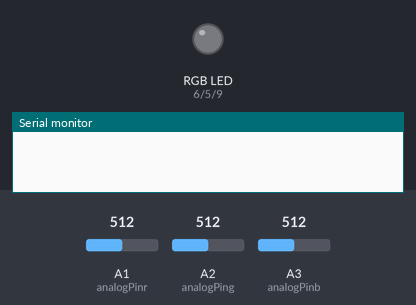
Recording of a sketch running on a simulated Arduino Uno, built with avr-gcc and run on an emulated ATmega328P. Shown: an RGB LED mixed from three pins (HIGH = lit), the last lines printed to the serial monitor. Inputs (shaded band) come from the test bench; at power-on: A1 (analogPinr) = 512, A2 (analogPing) = 512, A3 (analogPinb) = 512.

Above: at 0.05 s.
At 16.7 s:
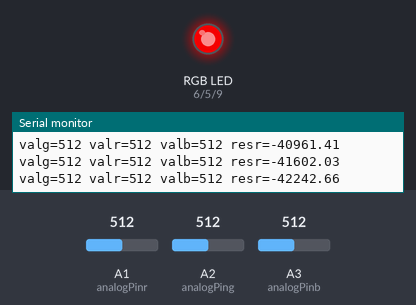
At 24.95 s:
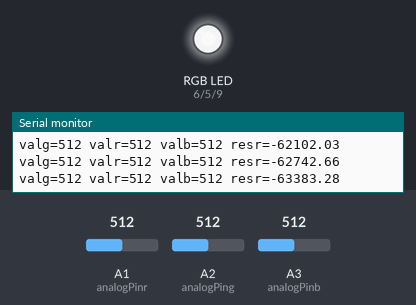
At 33.35 s:
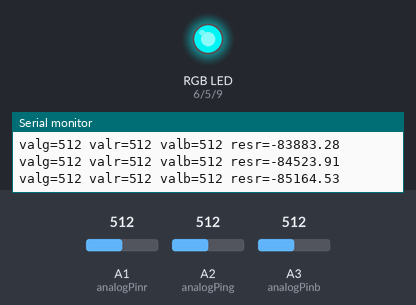
Timing chart, 0 to 43.4 s (numbered marks = the images above):
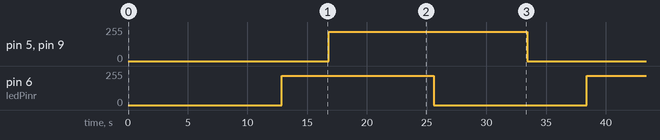

Measured:
- by itself, pin 5 (ledPing), pin 9 (ledPinb): alternates 220/255 for 16.6 s and 0/255 for 16.7 s
- by itself, pin 6 (ledPinr): alternates 220/255 for 12.7 s and 0/255 for 12.8 s

The sketch:

LED_for_EAP3031-I.ino
```cpp
int ledPinr = 6;      // LED connected to digital pin 6
int ledPing = 5;
int ledPinb = 9;

int analogPinr = 1;
int analogPing = 2;
int analogPinb = 3; // potentiometer connected to analog pin 3

int valr = 0;         // variable to store the read valrue
int valg = 0;
int valb = 0;


int thrr = 0;  //% of full
int thrg = 30;
int thrb = 30;

int errr = 0;
int errg = 0;
int errb = 0;

int pwmr = 0;
int pwmg = 0;
int pwmb = 0;


int i = 0; //debug
//int rvalr = 0;

float resr = 0;
float resg = 0;
float resb = 0;

//float der = 0; //derivative cont

float G = 0.1; //0.1
float tau = 0.01; //0.01

//res = res+t*err
//pwm=G*err+res

void setup()

{
  pinMode(ledPinr, OUTPUT);   // sets the pin as output
  pinMode(ledPing, OUTPUT);
  pinMode(ledPinb, OUTPUT);

  pinMode(analogPinr, INPUT);
  pinMode(analogPing, INPUT);
  pinMode(analogPinb, INPUT);

//int thrr = thrr*6;  //6 = 1/100*3.24v * 1023 / 5v
//int thrg = thrg*4;  //4 = 1/100*1.92v * 1023 / 5v
//int thrb = thrb*4;  //4 = 1/100*1.92v * 1023 / 5v

 Serial.begin(115200);      // open the serial port at 9600 bps:
 //thr = thr
}
void loop()
{
//===========RED=============
//PI controller
  valr = analogRead(analogPinr);   // read the input pin
  errr = thrr*6 - valr; //6 = 1/100*3.24v * 1023 / 5v converts % to values
  errr = errr/4;
  resr = resr+tau*errr;
  if (resr>260) resr = 260;
      //der = tau*(errr - errr0); //derivative cont
      //errr0 =  errr; //derivative cont
      // pwm = G*err+res+der; //+derivative cont

 //if (res < -100) res = -100; //?????
 // if (res >350) res = 350; //?????

   pwmr = G*errr+resr; //
// pwm = res; // I cont
  if (pwmr < 0) pwmr = 0;
  if (pwmr >220) pwmr = 220;

//

//===========GREEN=============
//PI controller
  valg = analogRead(analogPing);   // read the input pin
  errg = thrg*4 - valg;    //4 = 1/100*1.92v * 1023 / 5v converts % to values
  errg = errg/4;
  resg = resg+tau*errg;
  if (resg>260) resg = 260;
  pwmg = G*errg+resg;
  if (pwmg < 0) pwmg = 0;
  if (pwmg >220) pwmg = 220;


//===========BLUE=============+
//PI controller
  valb = analogRead(analogPinb);   // read the input pin
  errb = thrb*4 - valb;         //4 = 1/100*1.92v * 1023 / 5v converts % to values
  errb = errb/4;
  resb = resb+tau*errb;
  if (resb>260) resb = 260;
  pwmb = G*errb+resb;
  if (pwmb < 0) pwmb = 0;
  if (pwmb >220) pwmb = 220;

/*debug
pwmr =10;
pwmg =10;
pwmb =10;
*/

    analogWrite(ledPinr,pwmr );
    analogWrite(ledPing,pwmg );
    analogWrite(ledPinb,pwmb );
    if (i==500) {
 // rvalr = analogRead(A0);   // read the input pin
 // Serial.print(rvalr);
  //Serial.print(" ");
  Serial.print("valg=");
  Serial.print(valg);
  Serial.print(" ");
  Serial.print("valr=");
  Serial.print(valr);
  Serial.print(" ");
  Serial.print("valb=");
  Serial.print(valb);
  Serial.print(" ");
  Serial.print("resr=");
  Serial.println(resr);
  i=0;
    }
 i = i+1;


}
```
